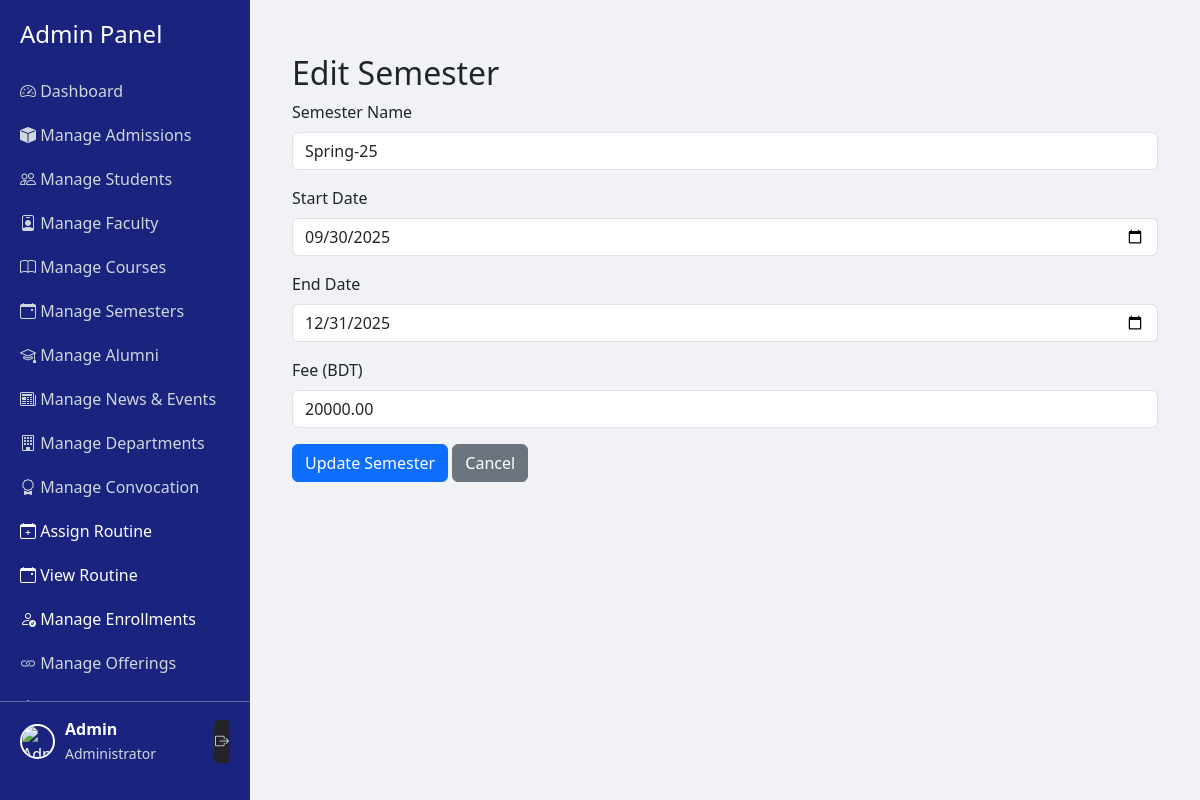
The page /admin/edit_semester.php?id=2 (signed in) on the database its author committed.
### tables this page shows
CREATE TABLE `semesters` (
  `semester_id` int(11) NOT NULL,
  `name` varchar(100) NOT NULL,
  `start_date` date DEFAULT NULL,
  `end_date` date DEFAULT NULL,
  `fee` decimal(10,2) DEFAULT 0.00,
  `created_at` timestamp NOT NULL DEFAULT current_timestamp(),
  `semester_name` varchar(100) DEFAULT NULL
);

### admin/edit_semester.php (the view, shortened to what this page needs)
<?php
require_once __DIR__ . "/../app/config/db.php";
$id = $_GET['id'] ?? 0;
$stmt = $DB_con->prepare("SELECT * FROM semesters WHERE semester_id = :id LIMIT 1");
$stmt->execute([':id' => $id]);
$semester = $stmt->fetch(PDO::FETCH_ASSOC);
include 'admin_header.php';
?>
<div class="container mt-4">
    <h2>Edit Semester</h2>
    <form method="post">
        <div class="mb-3">
            <label class="form-label">Semester Name</label>
            <input type="text" name="name" class="form-control"
                   value="<?= htmlspecialchars($semester['name']) ?>" required>
        </div>
        <div class="mb-3">
            <label class="form-label">Start Date</label>
            <input type="date" name="start_date" class="form-control"
                   value="<?= htmlspecialchars($semester['start_date']) ?>" required>
        </div>
        <div class="mb-3">
            <label class="form-label">End Date</label>
            <input type="date" name="end_date" class="form-control"
                   value="<?= htmlspecialchars($semester['end_date']) ?>" required>
        </div>
        <div class="mb-3">
            <label class="form-label">Fee (BDT)</label>
            <input type="number" step="0.01" name="fee" class="form-control"
                   value="<?= htmlspecialchars($semester['fee']) ?>" required>
        </div>
        <button type="submit" class="btn btn-primary">Update Semester</button>
        <a href="manage_semesters.php" class="btn btn-secondary">Cancel</a>
    </form>
</div>
<?php include 'admin_footer.php'; ?>

### admin/admin_header.php (style rules this page uses)
body { display: flex; min-height: 100vh; margin: 0; }

### rows shown on the page
semesters: name "Spring-25", start_date "09/30/2025", end_date "12/31/2025", fee "20000.00"

### other values the page prints
$_SESSION['admin_name'] "Admin"
